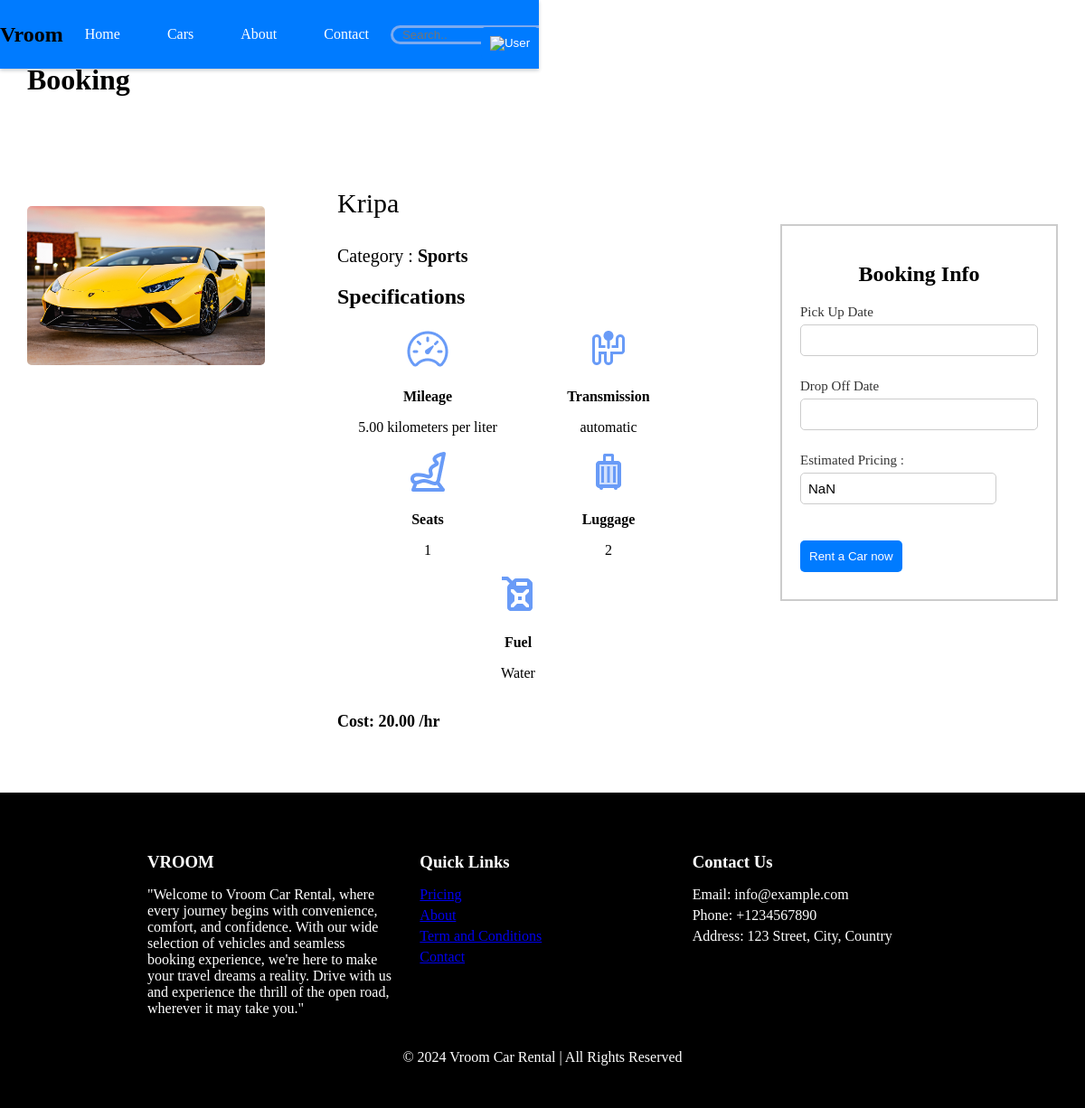
/cars/bookings/6/ (signed in), run on the app's committed database.
### booking/models.py (models this page shows, shortened)
class Car(models.Model):
    AVAILABILITY_CHOICES = [
        ('available', 'Available'),
        ('unavailable', 'Unavailable'),
        ('maintenance', 'Maintenance'),
    ]
    LOCATION_CHOICES = [('Kathmandu','Kathmandu'),('Pokhara','Pokhara')]
    TYPES = [('Sedan','Sedan'),('Sports','Sports'),('SUV','SUV'),('EV','EV'),('MPV','MPV')]
    car_location = models.CharField(max_length=100, choices=LOCATION_CHOICES)
    availability = models.CharField(max_length=20, choices=AVAILABILITY_CHOICES, default='available')
    image = models.ImageField(upload_to='car_images/', blank=True, null=True)
    hourly_rate = models.DecimalField(max_digits=10, decimal_places=2)
    type = models.CharField(max_length=20, choices=TYPES, default='Unknown')
    model = models.CharField(max_length=100)
    mileage = models.DecimalField(max_digits=5, decimal_places=2, default=0.0)
    transmission = models.CharField(max_length=50)
    seats = models.IntegerField(default=0)
    luggage = models.IntegerField(default=0)
    fuel = models.CharField(max_length=50)

### booking/views.py (the view)
# urls.py: path('bookings/<int:car_id>/', book_car, name='bookings'),
@login_required(login_url='login')
def book_car(request, car_id):
    car = get_object_or_404(Car, id=car_id)
    if Booking.objects.filter(user=request.user, car=car).exists():
        return render(request, 'booking.html', {'car': car, 'message': 'You have already booked this car.', 'isbooked': True})
    if request.method == 'POST':
        form = CarSearchForm(request.POST)
        if form.is_valid():
            pickup_datetime = form.cleaned_data['pickup_datetime']
            dropoff_datetime = form.cleaned_data['dropoff_datetime']
            duration_hours = Decimal((dropoff_datetime - pickup_datetime).total_seconds()) / Decimal(3600)
            total_price = round(duration_hours * car.hourly_rate, 2)
            Booking.objects.create(user=request.user, car=car, status='pending',estimated_price=total_price,drop_off_date=dropoff_datetime,pick_up_date=pickup_datetime)
            send_mail(
                f'Booking Successful for Car {car.model} on {pickup_datetime.date()}',
                f'''Your booking has been successful and waiting confiramation by the dealer.
                Car: {car.model}.
                For date {pickup_datetime.date()} to {dropoff_datetime.date()}.
                Total Price: {total_price}.\n
                Thank you for booking with us.
                ''',
                EMAIL_HOST_USER,
                [request.user.email],
                fail_silently=False,
            )
            return redirect('view_bookings')
    else:
        form = CarSearchForm()
    return render(request, 'booking.html', {'car': car,'form':form})

### booking/forms.py
class CarSearchForm(forms.Form):
    pickup_datetime = forms.DateTimeField(label='Pickup Date and Time')
    dropoff_datetime = forms.DateTimeField(label='Drop-off Date and Time')
    location = forms.ChoiceField(label='Location', choices=[('Kathmandu','Kathmandu'),('Pokhara','Pokhara')], widget=forms.Select)

### templates/booking.html (shortened to what this page needs)
{% extends "base.html" %}
{% load static %}
{% block head %}
    <link rel="stylesheet" href="{% static 'booking.css' %}">
    <link rel="stylesheet" href="{% static 'style.css' %}">
    <link rel="stylesheet" href="{% static 'popup.css' %}">
    <link rel="stylesheet" href="https://cdnjs.cloudflare.com/ajax/libs/font-awesome/6.0.0-beta3/css/all.min.css" />
    <link rel="stylesheet" href="https://cdn.jsdelivr.net/npm/flatpickr/dist/flatpickr.min.css">
{% endblock %}
{% block content %}
    <h1>Booking</h1>
        {% if car %}
        <div class="car-container">
            <div class="car-img">
                    <img src="{{ car.image.url }}" alt="Car Image">
            </div>
                <div class="specifications-container">
                    <p class="model">{{ car.model }}</p>
                    <p class="type">Category : <strong>{{ car.type }}</strong></p>
                    <h2>Specifications</h2>
                    <div class="specifications-info-container">
                        <div class="row">
                            <div class ="specify">
                                <img src="{% static 'icon/speed.png' %}" alt="milage of the image">
                                <div>
                                    <p style="font-weight:bold;">Mileage</p>
                                    <p>{{ car.mileage }} kilometers per liter</p>
                                </div>
                            </div>
                            <div class ="specify">
                                <img src="{% static 'icon/transmission.png' %}" alt="transmission of the image">
                                <div>
                                    <p style="font-weight:bold;">Transmission</p>
                                    <p>{{ car.transmission }}</p>
                                </div>
                            </div>
                        </div>
                        <div class="row">
                            <div class ="specify">
                                <img src="{% static 'icon/seat.png' %}" alt="seat of the image">
                                <div>
                                    <p style="font-weight:bold;">Seats</p>
                                    <p>{{car.seats }} </p>
                                </div>
                            </div>
                            <div class ="specify">
                                <img src="{% static 'icon/luggage.png' %}" alt="luggagee of the image">
                                <div>
                                    <p style="font-weight:bold;">Luggage</p>
                                    <p>{{ car.luggage }}</p>
                                </div>
                            </div>
                        </div>
                        <div class="row">
                            <div class =" specify">
                                <img src="{% static 'icon/fuel.png' %}" alt="fuel of the image">
                                <div>
                                    <p style="font-weight:bold;">Fuel</p>
                                    <p>{{car.fuel }} </p>
                                </div>
                            </div>
                        </div>
                      </div>
                <p class="cost">Cost: {{ car.hourly_rate }} /hr</p>
                </div>
                <div class="booking-container">
                    <h2>Booking Info</h2>
                    <form method="post" id="carForm">
                      <p class="input-label">Pick Up Date</p>
                      <input type="text" name="{{ form.pickup_datetime.name }}" required="" id="id_pickup_datetime" class="date-input flatpickr">
                      <p class="input-label">Drop Off Date</p>
                      <input type="text" name="{{ form.dropoff_datetime.name }}" required="" id="id_dropoff_datetime" class="date-input flatpickr">
                      <p class="input-label"  >Estimated Pricing : </p>
                      <input type="text" readonly id="estimated_price">
                  <br>
                    {% if isbooked or car.availability == 'unavailable' %}
                        <button type="submit" id="rent-btn" disabled style="cursor: not-allowed;">Rent a Car now</button>
                    {% else %}
                        <button type="submit" id="rent-btn">Rent a Car now</button>
                    {% endif %}
                    </form>
                </div>
        </div>
    {% endif %}
{% endblock %}

### booking/static/booking.css (style rules this page uses)
.car-container { display: flex; }
.car-img { flex: 1; }
.specifications-container { flex: 1; }
.booking-container { flex: 1; }
.car-img { padding: 0px; padding-top: 100px; padding-right: 30px; }
.car-img img { max-width: 100%; border-radius: 5px; }
.booking-container { border: 2px solid #ccc; padding: 20px; margin-top: 120px; height: 80%; margin-right: 30px; }
.specifications-container { margin: 50px; }
.specify { width: 200px; text-align: center; }
.row { display:flex; justify-content: space-evenly; }
.specify p { text-align: center; }
p.model { font-size: 30px; }
p.type { font-size: 20px; }
.cost { font-size: 18px; font-weight: 700; }
.booking-container { margin-left: 40px; }
.booking-container h2 { text-align: center ; }
.booking-container p { font-size: 15px; }
.booking-container input { font-size: 15px; }
.input-label { margin-bottom: 5px; }
.date-input { width: 100%; padding: 8px; border: 1px solid #ccc; border-radius: 5px; margin-bottom: 10px; }
#estimated_price { padding: 8px; border: 1px solid #ccc; border-radius: 5px; margin-bottom: 10px; }

### vroom/static/style.css (style rules this page uses)
body { padding: 0; margin: 0; }
body { height: 100vh; overflow-y: auto; }
.booking-container { background-size: cover; background-position: center; }
.input-label { font-size: 16px; margin-bottom: 5px; color: #333; }
.date-input { width: 100%; padding: 8px; border: 1px solid #ccc; border-radius: 5px; font-size: 14px; margin-bottom: 10px; box-sizing: border-box; }
button { width: calc(100% -20px); padding: 10px; margin-top: 30px; margin-bottom: 10px; border: none; border-radius: 5px; background-color: #007bff; color: white; cursor: pointer; }

### data on the page
Car: image (picture), model "Kripa", type "Sports", mileage "5.00", transmission "automatic", seats "1", luggage "2", fuel "Water", hourly_rate "20.00"
